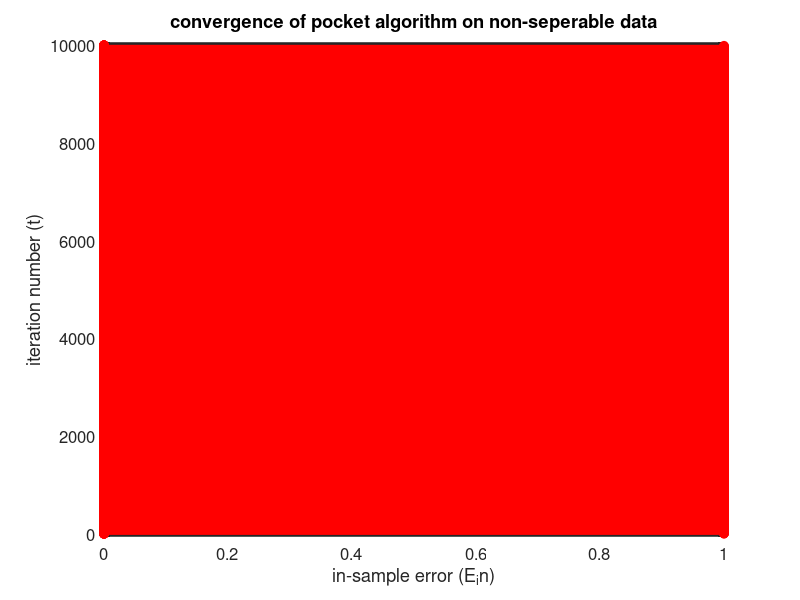

The MATLAB script that drew this image:
#!/usr/bin/env octave
## problem_3_3_b.m
## Mac Radigan

  FORCES__SCRIPT_FILE=1;
  ux = ~isempty(getenv('LFD'));
  if ux, graphics_toolkit('qt'); end

  function ax = do_plot(ux, E_in, ts)
    
    if ux
      show = 'on';
    else
      show = 'off';
    end
    
    %% plot input dataset
    ax = figure(30321);
    set(ax, 'visible', show);
      plot(E_in, ts, 'LineWidth', 1, 'ro-');
      hold on;
      set(gca, 'linewidth', 4, 'fontsize', 12)
      xlabel('in-sample error (E_in)');
      ylabel('iteration number (t)');
      title('convergence of pocket algorithm on non-seperable data');
    
    drawnow();
    
  end % function do_plot

  N   = 10e3; % number of training samples
  rad = 10;   % radius of semi-circle
  thk =  5;   % thickness of semi-circle
  sep = -5;   % separation between semi-circles

  %% uniformly distributed data
  z  = (rad - thk * (1 - rand(1,N))) .* exp(-j*2*pi*rand(1,N));

  %% target function
  f = @(z) sign(angle(z));

  %% target set
  y = f(z);

  %% cartesian basis representation
  x1 = -f(z)*(rad/2-thk/4) + abs(z) .* cos(angle(z));
  x2 = f(z)*sep/2 + abs(z) .* sin(angle(z));

  %% categorical index
  c1 = y > 0;
  c2 = y < 0;

  %% Pocket Algorithm
  t = 0;                              % training step counter
 %w = zeros(1,3);                     % initial weights
  w = randn(1,3);                     % initial weights
  X = [ones(size(y)); x1; x2];        % training data
  k_err = inf;                        % convergence criteria
  ts = 0:(N-1);
  for t = ts
    n = t+1;
    %% Perceptron Learning Algorithm (PLA)
    y_hat = sign(w*X(:,n));           % classify
    y_err = 0.5*abs(y(:,n) - y_hat);  % residual
    [k_err, k] = max(y_err);          % select misclassified point
    x_k = X(:,k);                     %   in the training data
    y_k = y(k);                       %   in the target set
    w_g  = w + y_k*x_k';              % guess weight
    %% check pocket
    y_hat_g = sign(w_g*X(:,n));            % classify
    y_err_g = 0.5*abs(y(:,n) - y_hat_g);   % residual
    [k_err_g, k_g] = max(y_err_g);    % select misclassified point
    if k_err > k_err_g                % is better than the pocket weights?
      w = w_g;                        %   ... yes, replace pocket
    end
    E_in(t+1) = min(k_err, k_err_g);
  end 

  ax = do_plot(ux, E_in, ts);
  if ux
    disp('training done.')
    input('...')
  else
    saveas(ax, 'figures/p3.3b.png');
  end
 
## *EOF*
